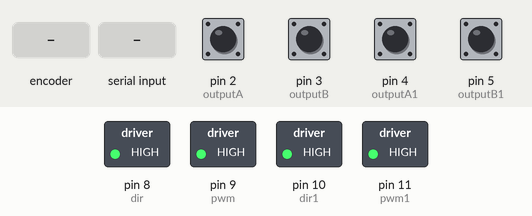
Bench run of a sketch on a simulated Arduino Uno, built with avr-gcc and run on an emulated ATmega328P. Shown: switched loads named in the sketch (green lamp = pin HIGH). The inputs (shaded band) are chosen by the test bench; at power-on: pin 2 (outputA), pin 3 (outputB), pin 4 (outputA1), pin 5 (outputB1) HIGH. The board resets itself during the run and starts again; what the sketch prints to the serial monitor is not drawn.

Above: at 0.8 s.
1.3 s: rotary encoder on pin 2 (outputA) / pin 3 (outputB) turned 3 steps (first pin leading)
4.9 s: "r" received over Serial
At 6.54 s:
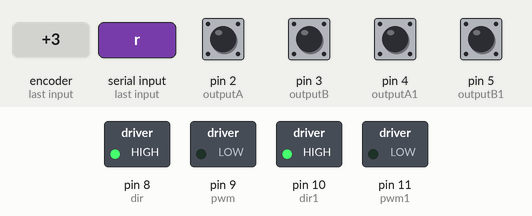
7.9 s: pin 4 (outputA1) pulled LOW for 3.2 s
Timing chart, 0 to 18.6 s (numbered marks = the images above; inputs shaded):
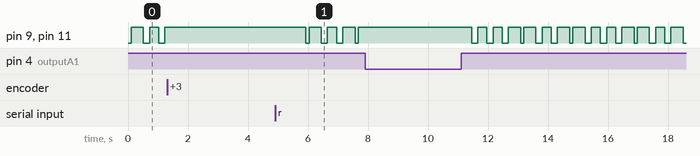

The sketch:

psmc_2_motors.ino
```cpp
#include <PinChangeInterrupt.h>
#include <PinChangeInterruptBoards.h>
#include <PinChangeInterruptPins.h>
#include <PinChangeInterruptSettings.h>

#include <avr/wdt.h>
#define sign(x) ((x) < 0 ? -1 : ((x) > 0 ? 1 : 0))
int outputA =2;
int outputB =3;
int outputA1=4;
int outputB1=5;
unsigned long lastTime;
double output,output1,setpoint=5000;
double errsum,lasterr;
double kp,kd,c,kt,k;
double counter = 0,counter1=0;
int pwm = 9;
int dir =8;
int pwm1=11;
int dir1=10;
int degree=0;
const int encoderPPR = 550;
int aState, bState,a1State,b1State;
int aLastState, bLastState,a1LastState,b1LastState;
double error;
double error1;
void Compute()
{
  unsigned long now = millis();
  double timeChange = (double)(now-lastTime);
  error = setpoint - counter;
  double derr = (error-lasterr)/timeChange;
  float s = c * error+ derr;
  output = kp *error+ kd*derr + kt* (k * sign(s));
  output = constrain(output,-255,255);
  output = abs(output);
  lasterr=error;
  lastTime = now;
  Serial.print("Error :");
  Serial.println(error);
  }
void Compute1()
{
  unsigned long now = millis();
  double timeChange = (double)(now-lastTime);
  error = setpoint - counter1;
  double derr = (error-lasterr)/timeChange;
  float s = c * error+ derr;
  output = kp *error+ kd*derr + kt* (k * sign(s));
  output = constrain(output,-255,255);
  output = abs(output);
  lasterr=error;
  lastTime = now;
  Serial.print("Error1 : ");
  Serial.println(error1);
  }
void SetTunings(double Kp,double Kd,double Kt,double K)
{
  kp=Kp;
  kd=Kd;
  kt=Kt;
  k=K;
  }
void setup() {
  pinMode(outputA, INPUT_PULLUP);
  pinMode(outputB, INPUT_PULLUP);
  pinMode(pwm, OUTPUT);
  pinMode(dir, OUTPUT);
  pinMode(outputA1, INPUT_PULLUP);
  pinMode(outputB1, INPUT_PULLUP);
  pinMode(pwm1, OUTPUT);
  pinMode(dir1, OUTPUT);
  Serial.begin(9600);

  aLastState = digitalRead(outputA);
  bLastState = digitalRead(outputB);
  a1LastState = digitalRead(outputA1);
  b1LastState = digitalRead(outputB1);

  attachInterrupt(digitalPinToInterrupt(outputA), readEncoderA, CHANGE);
  attachInterrupt(digitalPinToInterrupt(outputB), readEncoderB, CHANGE);
  attachPinChangeInterrupt(outputA1,readEncoderA1, CHANGE);
  attachPinChangeInterrupt(digitalPinToInterrupt(outputB1), readEncoderB1, CHANGE);

}

void loop() {
   if (Serial.available() > 0) {
        char command = Serial.read();
        if (command == 'r') { // Reset command
            ResetArduino();
        }
  }
  SetTunings(-0.6999,0.5,24,-0.01);
  Compute();
  Compute1();
  if(counter<setpoint)
  {
    digitalWrite(dir,HIGH);
    analogWrite(pwm,output);
    }

  else if(counter>setpoint)
  {
    digitalWrite(dir,LOW);
    analogWrite(pwm,output);
  }
  else
  {
    analogWrite(pwm,0);
  }
  if(counter1<setpoint)
  {
    digitalWrite(dir1,HIGH);
    analogWrite(pwm1,output);
    }

  else if(counter1>setpoint)
  {
    digitalWrite(dir1,LOW);
    analogWrite(pwm1,output);
  }
  else
  {
    analogWrite(pwm1,0);
  }
  Serial.print("counter1 :");
  Serial.println(counter);
  Serial.print("counter2 :");
  Serial.println(counter1);
  delay(100);

}
void ResetArduino() {
    // Enable the watchdog timer for a 1-second timeout
    wdt_enable(WDTO_1S);
    while (1) { /* Infinite loop, the watchdog timer will reset the Arduino */ }
}


void readEncoderA() {
  aState = digitalRead(outputA);
  bState = digitalRead(outputB);

  if (aState != aLastState) {
    if (aState == bState) {
      counter--;
    } else {
      counter++;
    }
    aLastState = aState;
  }

}

void readEncoderB() {
  aState = digitalRead(outputA);
  bState = digitalRead(outputB);

  if (bState != bLastState) {
    if (aState != bState) {
      counter--;
    } else {
      counter++;
    }
    bLastState = bState;
  }
}
void readEncoderA1()
{
  a1State = digitalRead(outputA1);
  b1State = digitalRead(outputB1);
  if(a1State != a1LastState)
  {
    if(a1State == b1State){
      counter1--;
      }
    else
    {
      counter1++;
    }
    a1LastState = a1State;
    }
}
void readEncoderB1() {
  a1State = digitalRead(outputA1);
  b1State = digitalRead(outputB1);

  if (b1State != b1LastState) {
    if (a1State != b1State) {
      counter--;
    } else {
      counter++;
    }
    b1LastState = b1State;
  }
}
```

Measured:
- after the input at 1.3 s, pin 9 (pwm), pin 11 (pwm1): stops changing and stays HIGH
- after the input at 4.9 s, pin 9 (pwm), pin 11 (pwm1): HIGH → LOW after 1.0 s, → HIGH 0.10 s later, → LOW 0.41 s later, → HIGH 0.20 s later, … (8 changes in this stretch)
